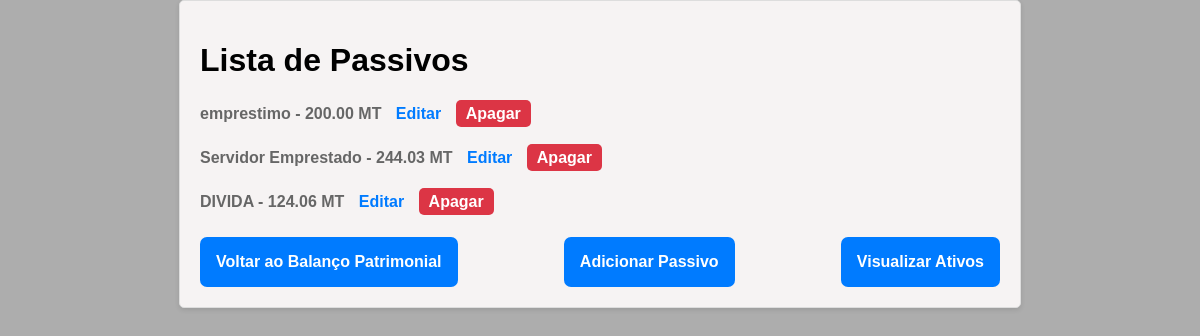
Page /passivos/ on the earlier database version.
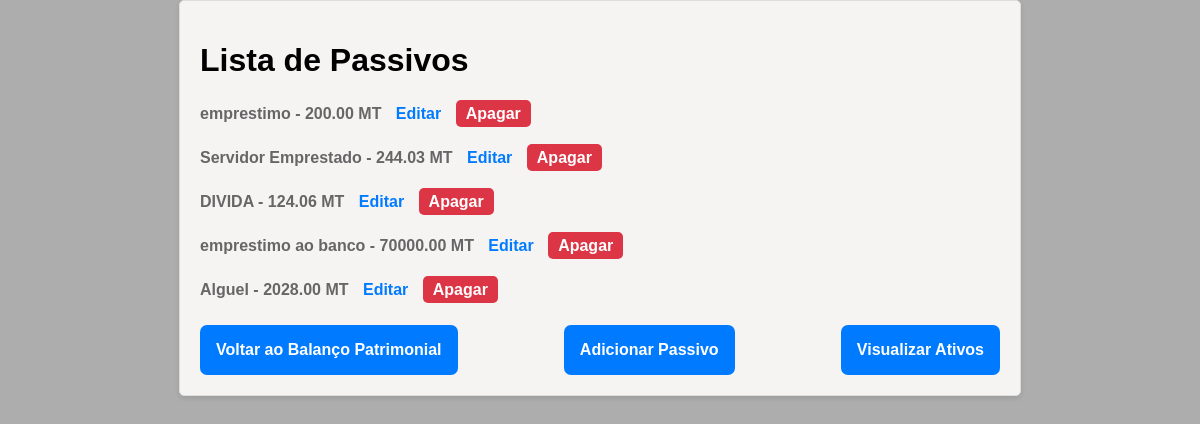
Same page on the later database version.
### balanco/models.py (models this page shows)
class Passivo(models.Model):
    nome = models.CharField(max_length=100)
    valor = models.DecimalField(max_digits=10, decimal_places=2)

### balanco/views.py (the view)
# urls.py: path('passivos/', views.passivos_listagem, name='passivos_listagem'),
def passivos_listagem(request):
    passivos = Passivo.objects.all()
    return render(request, 'balanco/passivos_listagem.html', {'passivos': passivos})

### balanco/templates/balanco/passivos_listagem.html (shortened to what this page needs)
{% load static %}
<!DOCTYPE html>
<html>
<head>
    <link rel="stylesheet" href="{% static 'css/styleViews.css' %}">
</head>
<body>
    <div class="container">
    <h1>Lista de Passivos</h1>
    <ul>
        {% for passivo in passivos %}
        <p>
            {{ passivo.nome }} -  {{ passivo.valor }} MT
            <a href="{% url 'editar_passivo' passivo.id %}">Editar</a>
            <a id="apagar" href="{% url 'apagar_passivo' passivo.id %}">Apagar</a>
        </p>
    {% endfor %}
    </ul>
    <div class="botoes">
        <a class="voltar" href="{% url 'balanco_patrimonial' %}">Voltar ao Balanço Patrimonial</a>
        <a class="voltar" href="{% url 'adicionar_passivo' %}" class="link">Adicionar Passivo</a>
        <a class="voltar" href="{% url 'ativos_listagem' %}" class="link">Visualizar Ativos</a>
    </div>
</div>
</body>
</html>

Differences in the rows shown:
added Passivo: nome "emprestimo ao banco", valor "70000.00"
added Passivo: nome "Alguel", valor "2028.00"
